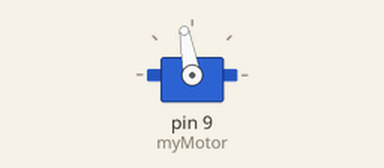
Bench run of a sketch on a simulated Arduino Uno, built with avr-gcc and run on an emulated ATmega328P. Shown: servo.

Above: at 0.05 s.
At 8.0 s:
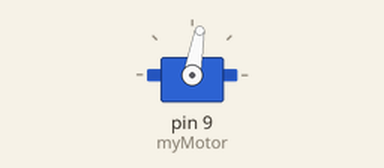
Timing chart, 0 to 13.0 s (numbered marks = the images above):
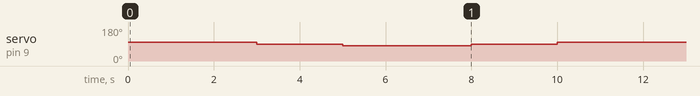

Measured:
- by itself, servo on pin 9 (myMotor): repeats every 10.0 s: 80° 3.0 s, 90° 2.0 s, 100° 3.0 s, 90° 2.0 s

The sketch:

360_motor_test.ino
```cpp
#include <Servo.h>

// Create a servo object
Servo myMotor;

void setup() {
  // Attach the servo on pin 9 to the servo object
  myMotor.attach(9);
}

void loop() {
  // Rotate the motor slowly in one direction
  myMotor.write(100);   // Slightly above neutral (try 100 to 180)
  delay(3000);          // Wait for 3 seconds

  // Stop the motor
  myMotor.write(90);    // Neutral position to stop the motor
  delay(2000);          // Wait for 2 seconds

  // Rotate the motor slowly in the opposite direction
  myMotor.write(80);    // Slightly below neutral (try 80 to 0)
  delay(3000);          // Wait for 3 seconds

  // Stop the motor again
  myMotor.write(90);    // Stop the motor
  delay(2000);          // Wait for 2 seconds
}
```
